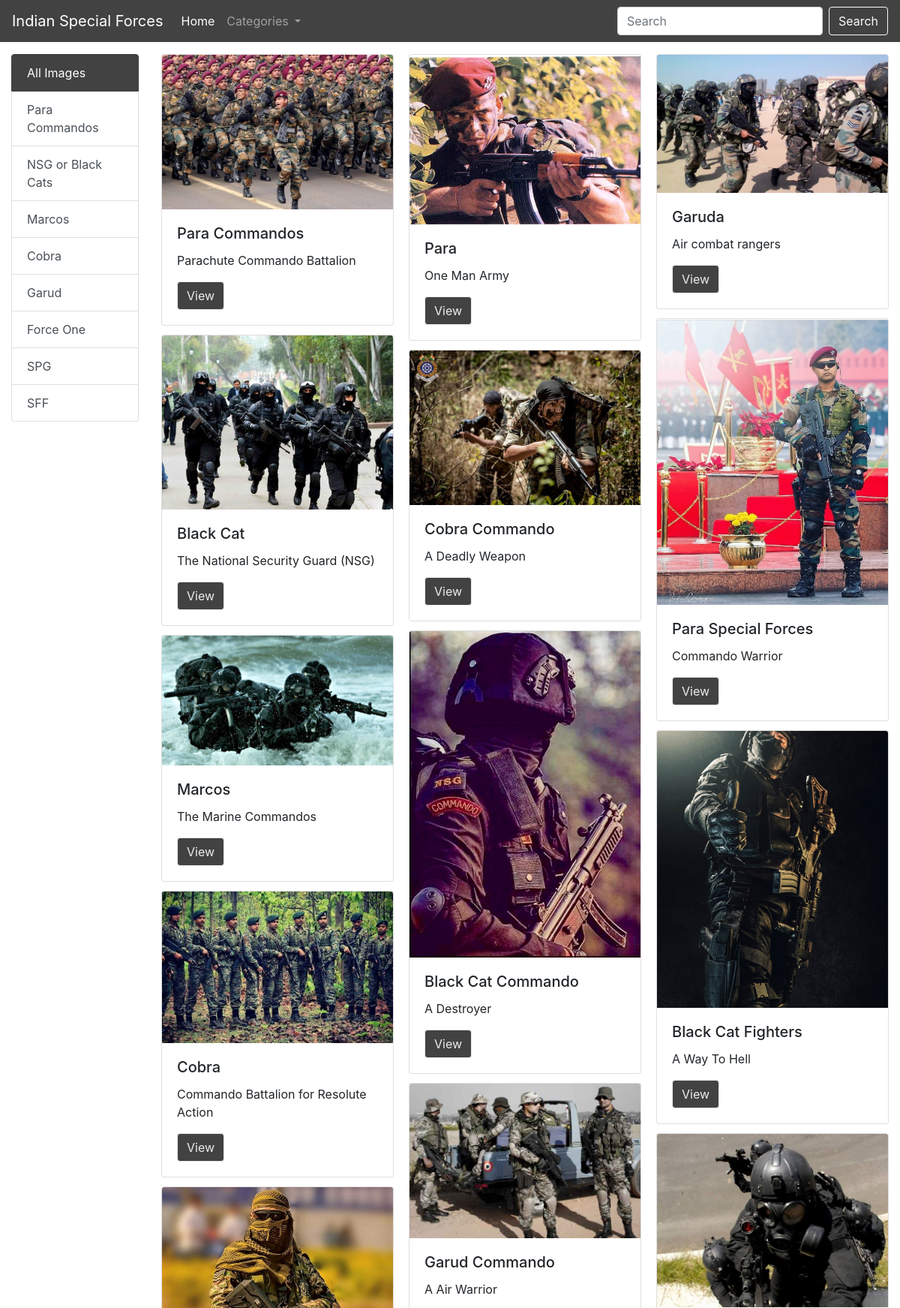
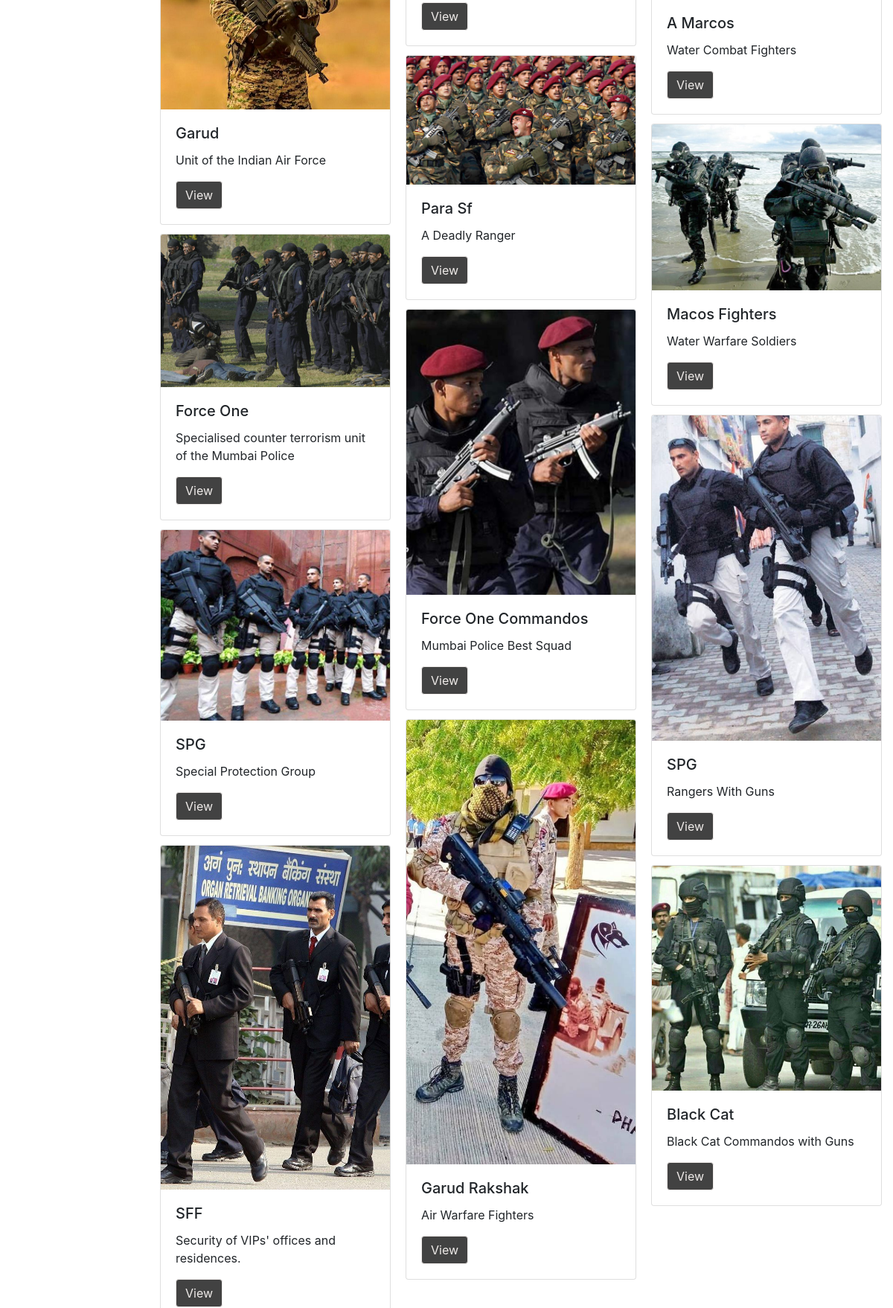
/home/ (upper part), run on the app's committed database (2 pictures, top to bottom).
### myapp/models.py (models this page shows, shortened)
class Category(models.Model):
    title = models.CharField(max_length=100)

class Image(models.Model):
    title = models.CharField(max_length=200)
    description = models.TextField()
    image = models.ImageField(upload_to='image')
    added_date = models.DateTimeField()
    cat = models.ForeignKey(Category, on_delete=models.CASCADE)

### imagebazar/views.py (the view)
# urls.py: path('home/',show_home_page),
def show_home_page(request):
    cats = Category.objects.all()
    images = Image.objects.all()
    data = {'images': images ,'cats': cats}
    return render(request, "home.html", data)

### templates/home.html (shortened to what this page needs)
<!doctype html>
<html lang="en">
  <head>
    <link rel="stylesheet" href="https://stackpath.bootstrapcdn.com/bootstrap/4.4.1/css/bootstrap.min.css">
  </head>
  {%include 'navbar.html' %}
<div class="container-fluid">
 <div class="row">
  <div class="col-md-2">
      <div class="list-group mt-3">
          <a href="/home" class="list-group-item list-group-item-action active">
            All Images
          </a>
            {% for c in cats %}
            <a href="/category/{{c.pk}}" class="list-group-item list-group-item-action">{{c.title}}</a>
            {% endfor %}
      </div>
  </div>
  <div class="col-md-10">
      <div class="row mt-3">
          <div class="col-md-12">
              <div class="card-columns">
                 {% for i in images %}
                  <div class="card" >
                      <img class="card-img-top" src="/media/{{i.image}}" alt="Card image cap">
                      <div class="card-body">
                          <h5 class="card-title">{{i.title}}</h5>
                             <p class="card-text">{{i.description}}</p>
                                 <a href="#" class="btn btn-primary" onclick="showModelwithImage('{{i.image}}')">View</a>
                      </div>
                  </div>
                  {% endfor %}
              </div>
          </div>
      </div>
  </div>
 </div>
 </div>
  </body>
</html>

### templates/navbar.html (shortened to what this page needs)
<nav class="navbar navbar-expand-lg bg navbar-dark">
  <a class="navbar-brand" href="#"> Indian Special Forces </a>
  <div class="collapse navbar-collapse" id="navbarSupportedContent">
    <ul class="navbar-nav mr-auto">
      <li class="nav-item active">
        <a class="nav-link" href="#">Home <span class="sr-only">(current)</span></a>
      </li>
      <li class="nav-item dropdown">
        <a class="nav-link dropdown-toggle" href="#" id="navbarDropdown" role="button" data-toggle="dropdown" aria-haspopup="true" aria-expanded="false">
          Categories
        </a>
      </li>
    </ul>
    <form class="form-inline my-2 my-lg-0">
      <input class="form-control mr-sm-2" type="search" placeholder="Search" aria-label="Search">
      <button class="btn btn-outline-light my-2 my-sm-0" type="submit">Search</button>
    </form>
  </div>
</nav>

### templates/home.html (style rules this page uses)
.bg { background:#424242!important; }
.list-group-item.active { background:#424242!important; border-color:#424242!important; }
.btn-primary { color: #efebe9; background-color: #424242; border-color: #efebe9; }

### data on the page
Category: title "Para Commandos"
Category: title "NSG or Black Cats"
Category: title "Marcos"
Category: title "Cobra"
Category: title "Garud"
Category: title "Force One"
Category: title "SPG"
Category: title "SFF"
Image: image (picture), title "Para Commandos", description "Parachute Commando Battalion"
Image: image (picture), title "Black Cat", description "The National Security Guard (NSG)"
Image: image (picture), title "Marcos", description "The Marine Commandos"
Image: image (picture), title "Cobra", description "Commando Battalion for Resolute Action"
Image: image (picture), title "Garud", description "Unit of the Indian Air Force"
Image: image (picture), title "Force One", description "Specialised counter terrorism unit of the Mumbai Police"
Image: image (picture), title "SPG", description "Special Protection Group"
Image: image (picture), title "SFF", description "Security of VIPs' offices and residences."
Image: image (picture), title "Para", description "One Man Army"
Image: image (picture), title "Cobra Commando", description "A Deadly Weapon"
Image: image (picture), title "Black Cat Commando", description "A Destroyer"
Image: image (picture), title "Garud Commando", description "A Air Warrior"
Image: image (picture), title "Para Sf", description "A Deadly Ranger"
Image: image (picture), title "Force One Commandos", description "Mumbai Police Best Squad"
Image: image (picture), title "Garud Rakshak", description "Air Warfare Fighters"
Image: image (picture), title "Garuda", description "Air combat rangers"
Image: image (picture), title "Para Special Forces", description "Commando Warrior"
Image: image (picture), title "Black Cat Fighters", description "A Way To Hell"
Image: image (picture), title "A Marcos", description "Water Combat Fighters"
Image: image (picture), title "Macos Fighters", description "Water Warfare Soldiers"
Image: image (picture), title "SPG", description "Rangers With Guns"
Image: image (picture), title "Black Cat", description "Black Cat Commandos with Guns"
